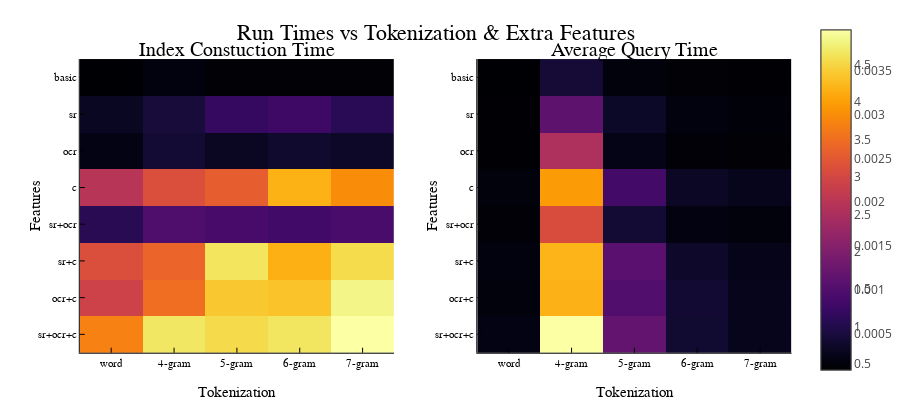

Notebook source saved alongside this figure:
### Markdown cell above
Finally, let's take a look at a heatmap comparing tokenization method and enriching features (if this looks good, it will save us some time in the next few sections).

### Code cell
indexing_time_vs_tokenization_and_features = [
    mean(indexes[feature_mask.&&tokenization_mask,"indexing_time"])
    for feature_mask in (
        (!).(sr_mask).&&(!).(ocr_mask).&&(!).(c_mask),
        (sr_mask).&&(!).(ocr_mask).&&(!).(c_mask),
        (!).(sr_mask).&&(ocr_mask).&&(!).(c_mask),
        (!).(sr_mask).&&(!).(ocr_mask).&&(c_mask),
        (sr_mask).&&(ocr_mask).&&(!).(c_mask),
        (sr_mask).&&(!).(ocr_mask).&&(c_mask),
        (!).(sr_mask).&&(ocr_mask).&&(c_mask),
        (sr_mask).&&(ocr_mask).&&(c_mask)
    ), 
    tokenization_mask in (nogram_mask,gram4_mask,gram5_mask,gram6_mask,gram7_mask)
]

index_avg_query_time_vs_tokenization_and_features = [
    mean(indexes[feature_mask.&&tokenization_mask,"index_avg_query_time"])
    for feature_mask in (
        (!).(sr_mask).&&(!).(ocr_mask).&&(!).(c_mask),
        (sr_mask).&&(!).(ocr_mask).&&(!).(c_mask),
        (!).(sr_mask).&&(ocr_mask).&&(!).(c_mask),
        (!).(sr_mask).&&(!).(ocr_mask).&&(c_mask),
        (sr_mask).&&(ocr_mask).&&(!).(c_mask),
        (sr_mask).&&(!).(ocr_mask).&&(c_mask),
        (!).(sr_mask).&&(ocr_mask).&&(c_mask),
        (sr_mask).&&(ocr_mask).&&(c_mask)
    ), 
    tokenization_mask in (nogram_mask,gram4_mask,gram5_mask,gram6_mask,gram7_mask)
]



p1 = heatmap(
    indexing_time_vs_tokenization_and_features,
    yticks = (1:8, ["basic","sr","ocr","c","sr+ocr","sr+c","ocr+c","sr+ocr+c"]),
    xticks = (1:5, ["word","4-gram","5-gram","6-gram","7-gram"]),
    yflip = true,
    #guide_position = :top,
    title = "Index Constuction Time",
    ylabel = "Features",
    xlabel = "Tokenization"
)

p2 = heatmap(
    index_avg_query_time_vs_tokenization_and_features,
    yticks = (1:8, ["basic","sr","ocr","c","sr+ocr","sr+c","ocr+c","sr+ocr+c"]),
    xticks = (1:5, ["word","4-gram","5-gram","6-gram","7-gram"]),
    yflip = true,
    #guide_position = :top,
    title = "Average Query Time",
    ylabel = "Features",
    xlabel = "Tokenization"
)


plot([p1,p2]..., layout=(1,2), size=(900,400), plot_title = "Run Times vs Tokenization & Extra Features")

### Figure 1 — Plotly figure (JSON) as saved in the notebook; plotly's stock layout.template omitted (floating-point values rounded to 4 significant figures; data arrays with more than 128 entries replaced by an {"elided": "..."} marker saying what was removed)
{"data": [{"colorbar": {"title": ""}, "colorscale": {"elided": "256x2 mixed values"}, "name": "y1", "showlegend": false, "showscale": true, "type": "heatmap", "x": [0.5, 1.5, 2.5, 3.5, 4.5, 5.5], "xaxis": "x1", "y": [0.5, 1.5, 2.5, 3.5, 4.5, 5.5, 6.5, 7.5, 8.5], "yaxis": "y1", "z": [[0.4205, 0.5358, 0.4519, 0.4534, 0.4573], [0.6889, 0.8798, 1.2, 1.273, 1.071], [0.5787, 0.8229, 0.7005, 0.7873, 0.7383], [2.649, 3.118, 3.31, 4.169, 3.83], [1.058, 1.475, 1.403, 1.334, 1.42], [3.107, 3.389, 4.646, 4.168, 4.562], [2.925, 3.507, 4.39, 4.334, 4.832], [3.711, 4.672, 4.548, 4.661, 4.966]], "zmax": 4.966, "zmin": 0.4205}, {"colorbar": {"title": ""}, "colorscale": {"elided": "256x2 mixed values"}, "name": "y1", "showlegend": false, "showscale": true, "type": "heatmap", "x": [0.5, 1.5, 2.5, 3.5, 4.5, 5.5], "xaxis": "x2", "y": [0.5, 1.5, 2.5, 3.5, 4.5, 5.5, 6.5, 7.5, 8.5], "yaxis": "y2", "z": [[9.119e-05, 0.0004525, 0.0001755, 0.0001189, 0.0001073], [0.0001039, 0.001126, 0.0003519, 0.0001846, 0.0001425], [9.968e-05, 0.00189, 0.000239, 0.0001264, 0.0001184], [0.0001676, 0.003117, 0.0008777, 0.0003327, 0.000271], [0.0001322, 0.002345, 0.0004442, 0.0001982, 0.0001772], [0.000184, 0.003308, 0.00108, 0.0003811, 0.0002514], [0.0001696, 0.003295, 0.00101, 0.000431, 0.0002712], [0.0002203, 0.00396, 0.001172, 0.000416, 0.0002769]], "zmax": 0.00396, "zmin": 9.119e-05}], "layout": {"annotations": [{"font": {"color": "rgba(0, 0, 0, 1.000)", "family": "sans-serif", "size": 20}, "rotation": 0, "showarrow": false, "text": "Index Constuction Time", "x": 0.298, "xanchor": "center", "xref": "paper", "y": 0.95, "yanchor": "top", "yref": "paper"}, {"font": {"color": "rgba(0, 0, 0, 1.000)", "family": "sans-serif", "size": 20}, "rotation": 0, "showarrow": false, "text": "Average Query Time", "x": 0.798, "xanchor": "center", "xref": "paper", "y": 0.95, "yanchor": "top", "yref": "paper"}, {"font": {"color": "rgba(0, 0, 0, 1.000)", "family": "sans-serif", "size": 22}, "rotation": 0, "showarrow": false, "text": "Run Times vs Tokenization & Extra Features", "x": 0.548, "xanchor": "center", "xref": "paper", "y": 1, "yanchor": "top", "yref": "paper"}], "height": 400, "legend": {"bgcolor": "rgba(255, 255, 255, 1.000)", "bordercolor": "rgba(0, 0, 0, 1.000)", "borderwidth": 1, "font": {"color": "rgba(0, 0, 0, 1.000)", "family": "sans-serif", "size": 11}, "title": {"font": {"color": "rgba(0, 0, 0, 1.000)", "family": "sans-serif", "size": 15}, "text": ""}, "tracegroupgap": 0, "traceorder": "normal", "x": 1, "xanchor": "auto", "y": 1, "yanchor": "auto"}, "margin": {"b": 20, "l": 0, "r": 0, "t": 20}, "paper_bgcolor": "rgba(255, 255, 255, 1.000)", "plot_bgcolor": "rgba(255, 255, 255, 1.000)", "showlegend": true, "width": 900, "xaxis1": {"anchor": "y1", "domain": [0.1004, 0.4956], "gridcolor": "rgba(0, 0, 0, 0.100)", "gridwidth": 0.5, "linecolor": "rgba(0, 0, 0, 1.000)", "mirror": false, "range": [0.5, 5.5], "showgrid": true, "showline": true, "showticklabels": true, "tickangle": 0, "tickcolor": "rgb(0, 0, 0)", "tickfont": {"color": "rgba(0, 0, 0, 1.000)", "family": "sans-serif", "size": 11}, "tickmode": "array", "ticks": "inside", "ticktext": ["word", "4-gram", "5-gram", "6-gram", "7-gram"], "tickvals": [1, 2, 3, 4, 5], "title": "Tokenization", "titlefont": {"color": "rgba(0, 0, 0, 1.000)", "family": "sans-serif", "size": 15}, "type": "-", "visible": true, "zeroline": false, "zerolinecolor": "rgba(0, 0, 0, 1.000)"}, "xaxis2": {"anchor": "y2", "domain": [0.6004, 0.9956], "gridcolor": "rgba(0, 0, 0, 0.100)", "gridwidth": 0.5, "linecolor": "rgba(0, 0, 0, 1.000)", "mirror": false, "range": [0.5, 5.5], "showgrid": true, "showline": true, "showticklabels": true, "tickangle": 0, "tickcolor": "rgb(0, 0, 0)", "tickfont": {"color": "rgba(0, 0, 0, 1.000)", "family": "sans-serif", "size": 11}, "tickmode": "array", "ticks": "inside", "ticktext": ["word", "4-gram", "5-gram", "6-gram", "7-gram"], "tickvals": [1, 2, 3, 4, 5], "title": "Tokenization", "titlefont": {"color": "rgba(0, 0, 0, 1.000)", "family": "sans-serif", "size": 15}, "type": "-", "visible": true, "zeroline": false, "zerolinecolor": "rgba(0, 0, 0, 1.000)"}, "xaxis3": {"anchor": "y3", "domain": [0.1004, 0.9956], "gridcolor": "rgba(0, 0, 0, 0.100)", "gridwidth": 0.5, "linecolor": "rgba(0, 0, 0, 1.000)", "mirror": false, "range": [0, 1], "showgrid": true, "showline": false, "showticklabels": true, "tickangle": 0, "tickcolor": "rgb(0, 0, 0)", "tickfont": {"color": "rgba(0, 0, 0, 1.000)", "family": "sans-serif", "size": 11}, "tickmode": "array", "ticks": "inside", "ticktext": ["0.0", "0.2", "0.4", "0.6", "0.8", "1.0"], "tickvals": [0, 0.2, 0.4, 0.6, 0.8, 1], "title": "", "titlefont": {"color": "rgba(0, 0, 0, 1.000)", "family": "sans-serif", "size": 15}, "type": "-", "visible": false, "zeroline": false, "zerolinecolor": "rgba(0, 0, 0, 1.000)"}, "yaxis1": {"anchor": "x1", "domain": [0.07581, 0.8915], "gridcolor": "rgba(0, 0, 0, 0.100)", "gridwidth": 0.5, "linecolor": "rgba(0, 0, 0, 1.000)", "mirror": false, "range": [8.5, 0.5], "showgrid": true, "showline": true, "showticklabels": true, "tickangle": 0, "tickcolor": "rgb(0, 0, 0)", "tickfont": {"color": "rgba(0, 0, 0, 1.000)", "family": "sans-serif", "size": 11}, "tickmode": "array", "ticks": "inside", "ticktext": ["basic", "sr", "ocr", "c", "sr+ocr", "sr+c", "ocr+c", "sr+ocr+c"], "tickvals": [1, 2, 3, 4, 5, 6, 7, 8], "title": "Features", "titlefont": {"color": "rgba(0, 0, 0, 1.000)", "family": "sans-serif", "size": 15}, "type": "-", "visible": true, "zeroline": false, "zerolinecolor": "rgba(0, 0, 0, 1.000)"}, "yaxis2": {"anchor": "x2", "domain": [0.07581, 0.8915], "gridcolor": "rgba(0, 0, 0, 0.100)", "gridwidth": 0.5, "linecolor": "rgba(0, 0, 0, 1.000)", "mirror": false, "range": [8.5, 0.5], "showgrid": true, "showline": true, "showticklabels": true, "tickangle": 0, "tickcolor": "rgb(0, 0, 0)", "tickfont": {"color": "rgba(0, 0, 0, 1.000)", "family": "sans-serif", "size": 11}, "tickmode": "array", "ticks": "inside", "ticktext": ["basic", "sr", "ocr", "c", "sr+ocr", "sr+c", "ocr+c", "sr+ocr+c"], "tickvals": [1, 2, 3, 4, 5, 6, 7, 8], "title": "Features", "titlefont": {"color": "rgba(0, 0, 0, 1.000)", "family": "sans-serif", "size": 15}, "type": "-", "visible": true, "zeroline": false, "zerolinecolor": "rgba(0, 0, 0, 1.000)"}, "yaxis3": {"anchor": "x3", "domain": [0.95, 1], "gridcolor": "rgba(0, 0, 0, 0.100)", "gridwidth": 0.5, "linecolor": "rgba(0, 0, 0, 1.000)", "mirror": false, "range": [0, 1], "showgrid": true, "showline": false, "showticklabels": true, "tickangle": 0, "tickcolor": "rgb(0, 0, 0)", "tickfont": {"color": "rgba(0, 0, 0, 1.000)", "family": "sans-serif", "size": 11}, "tickmode": "array", "ticks": "inside", "ticktext": ["0.0", "0.2", "0.4", "0.6", "0.8", "1.0"], "tickvals": [0, 0.2, 0.4, 0.6, 0.8, 1], "title": "", "titlefont": {"color": "rgba(0, 0, 0, 1.000)", "family": "sans-serif", "size": 15}, "type": "-", "visible": false, "zeroline": false, "zerolinecolor": "rgba(0, 0, 0, 1.000)"}}}
